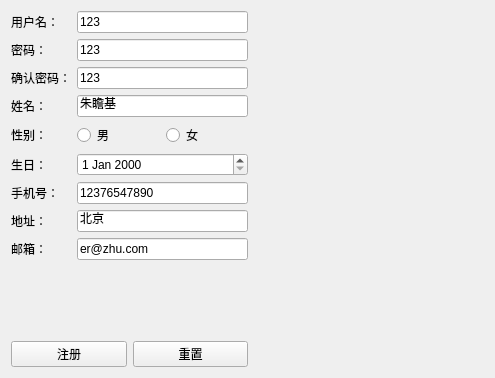
<?xml version="1.0" encoding="UTF-8"?>
<ui version="4.0">
 <class>KEmployeeRegistration</class>
 <widget class="QWidget" name="KEmployeeRegistration">
  <property name="geometry">
   <rect>
    <x>0</x>
    <y>0</y>
    <width>495</width>
    <height>378</height>
   </rect>
  </property>
  <property name="windowTitle">
   <string>Form</string>
  </property>
  <layout class="QGridLayout" name="gridLayout">
   <item row="0" column="0">
    <layout class="QVBoxLayout" name="verticalLayout" stretch="0,0">
     <property name="spacing">
      <number>-1</number>
     </property>
     <item>
      <layout class="QFormLayout" name="formLayout">
       <item row="0" column="0">
        <widget class="QLabel" name="label">
         <property name="text">
          <string>用户名：</string>
         </property>
        </widget>
       </item>
       <item row="0" column="1">
        <widget class="QLineEdit" name="m_username_edit">
         <property name="text">
          <string>123</string>
         </property>
        </widget>
       </item>
       <item row="1" column="0">
        <widget class="QLabel" name="label_2">
         <property name="text">
          <string>密码：</string>
         </property>
        </widget>
       </item>
       <item row="2" column="0">
        <widget class="QLabel" name="label_3">
         <property name="text">
          <string>确认密码：</string>
         </property>
        </widget>
       </item>
       <item row="3" column="0">
        <widget class="QLabel" name="label_4">
         <property name="text">
          <string>姓名：</string>
         </property>
        </widget>
       </item>
       <item row="1" column="1">
        <widget class="QLineEdit" name="m_password_edit">
         <property name="text">
          <string>123</string>
         </property>
        </widget>
       </item>
       <item row="2" column="1">
        <widget class="QLineEdit" name="m_password_again_edit">
         <property name="text">
          <string>123</string>
         </property>
        </widget>
       </item>
       <item row="3" column="1">
        <widget class="QLineEdit" name="m_name_edit">
         <property name="text">
          <string>朱瞻基</string>
         </property>
        </widget>
       </item>
       <item row="4" column="0">
        <widget class="QLabel" name="label_5">
         <property name="text">
          <string>性别：</string>
         </property>
        </widget>
       </item>
       <item row="4" column="1">
        <layout class="QHBoxLayout" name="horizontalLayout">
         <item>
          <widget class="QRadioButton" name="m_man_btn">
           <property name="text">
            <string>男</string>
           </property>
          </widget>
         </item>
         <item>
          <widget class="QRadioButton" name="m_woman_btn">
           <property name="text">
            <string>女</string>
           </property>
          </widget>
         </item>
        </layout>
       </item>
       <item row="5" column="0">
        <widget class="QLabel" name="label_6">
         <property name="text">
          <string>生日：</string>
         </property>
        </widget>
       </item>
       <item row="6" column="0">
        <widget class="QLabel" name="label_7">
         <property name="text">
          <string>手机号：</string>
         </property>
        </widget>
       </item>
       <item row="7" column="0">
        <widget class="QLabel" name="label_8">
         <property name="text">
          <string>地址：</string>
         </property>
        </widget>
       </item>
       <item row="8" column="0">
        <widget class="QLabel" name="label_9">
         <property name="text">
          <string>邮箱：</string>
         </property>
        </widget>
       </item>
       <item row="5" column="1">
        <widget class="QDateEdit" name="m_birthday_edit"/>
       </item>
       <item row="6" column="1">
        <widget class="QLineEdit" name="m_phone_edit">
         <property name="text">
          <string>12376547890</string>
         </property>
        </widget>
       </item>
       <item row="7" column="1">
        <widget class="QLineEdit" name="m_address_edit">
         <property name="text">
          <string>北京</string>
         </property>
        </widget>
       </item>
       <item row="8" column="1">
        <widget class="QLineEdit" name="m_email_edit">
         <property name="text">
          <string>er@zhu.com</string>
         </property>
        </widget>
       </item>
      </layout>
     </item>
     <item>
      <layout class="QHBoxLayout" name="horizontalLayout_2">
       <item>
        <widget class="QPushButton" name="m_register">
         <property name="text">
          <string>注册</string>
         </property>
        </widget>
       </item>
       <item>
        <widget class="QPushButton" name="m_clear">
         <property name="text">
          <string>重置</string>
         </property>
        </widget>
       </item>
      </layout>
     </item>
    </layout>
   </item>
   <item row="0" column="1">
    <spacer name="horizontalSpacer">
     <property name="orientation">
      <enum>Qt::Horizontal</enum>
     </property>
     <property name="sizeHint" stdset="0">
      <size>
       <width>40</width>
       <height>20</height>
      </size>
     </property>
    </spacer>
   </item>
  </layout>
 </widget>
 <resources/>
 <connections/>
</ui>
